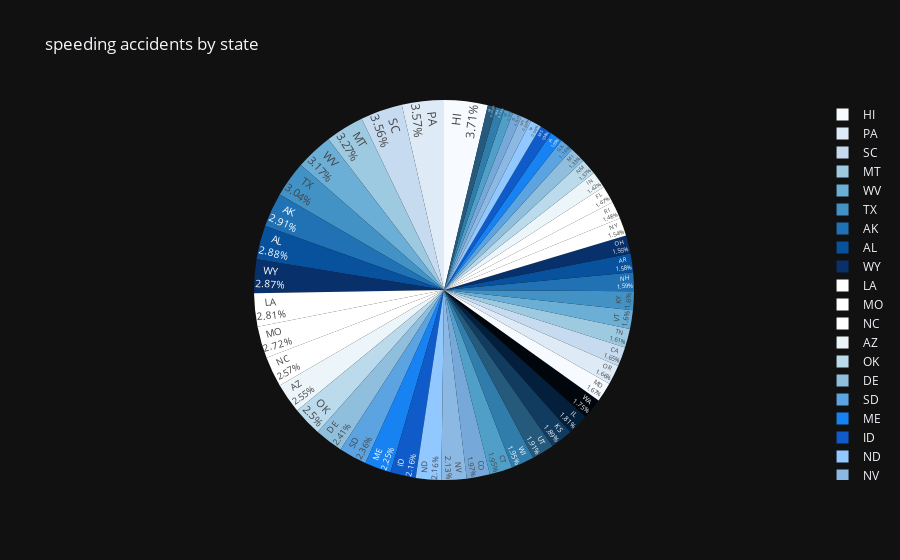

The cell this chart's notebook holds for it:
### Code cell
plot = px.pie(df, values='speeding', names='abbrev',
              title='speeding accidents by state',template='plotly_dark',
              color_discrete_sequence=px.colors.sequential.Blues
              )
plot.update_traces(textposition='inside', textinfo='percent+label')

### Figure 1 — Plotly figure (JSON) as saved in the notebook; plotly's stock layout.template omitted (floating-point values rounded to 4 significant figures)
{"data": [{"domain": {"x": [0, 1], "y": [0, 1]}, "hovertemplate": "abbrev=%{label}<br>speeding=%{value}<extra></extra>", "labels": ["AL", "AK", "AZ", "AR", "CA", "CO", "CT", "DE", "DC", "FL", "GA", "HI", "ID", "IL", "IN", "IA", "KS", "KY", "LA", "ME", "MD", "MA", "MI", "MN", "MS", "MO", "MT", "NE", "NV", "NH", "NJ", "NM", "NY", "NC", "ND", "OH", "OK", "OR", "PA", "RI", "SC", "SD", "TN", "TX", "UT", "VT", "VA", "WA", "WV", "WI", "WY"], "legendgroup": "", "name": "", "showlegend": true, "textinfo": "percent+label", "textposition": "inside", "type": "pie", "values": [7.332, 7.421, 6.51, 4.032, 4.2, 5.032, 4.968, 6.156, 2.006, 3.759, 2.964, 9.45, 5.508, 4.608, 3.625, 2.669, 4.806, 4.066, 7.175, 5.738, 4.25, 1.886, 3.384, 2.208, 2.64, 6.923, 8.346, 1.937, 5.439, 4.06, 1.792, 3.496, 3.936, 6.552, 5.497, 3.948, 6.368, 4.224, 9.1, 3.774, 9.082, 6.014, 4.095, 7.76, 4.859, 4.08, 2.413, 4.452, 8.092, 4.968, 7.308]}], "layout": {"legend": {"tracegroupgap": 0}, "piecolorway": ["rgb(247,251,255)", "rgb(222,235,247)", "rgb(198,219,239)", "rgb(158,202,225)", "rgb(107,174,214)", "rgb(66,146,198)", "rgb(33,113,181)", "rgb(8,81,156)", "rgb(8,48,107)"], "title": {"text": "speeding accidents by state"}}}
